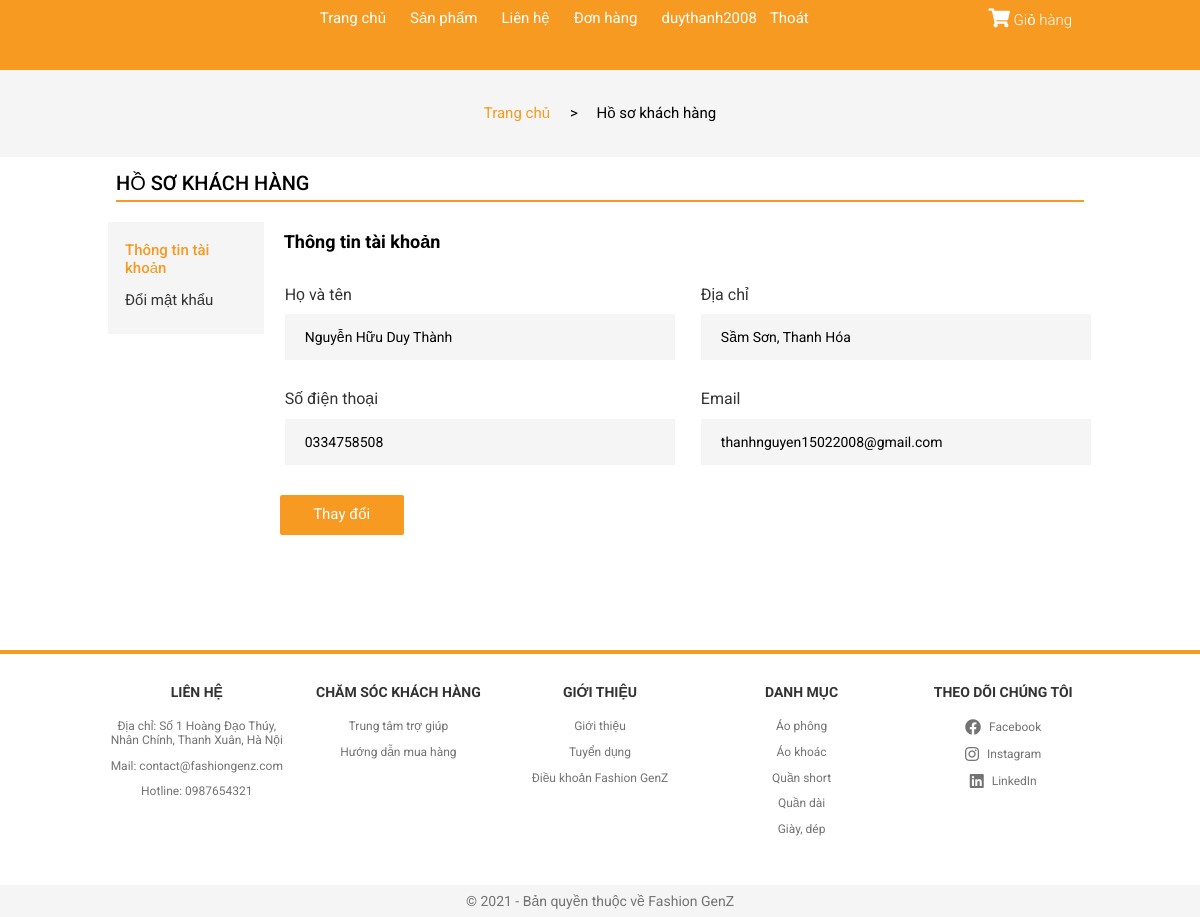
Page /?controller=thongtinkhachhang (signed in) on the earlier database version.
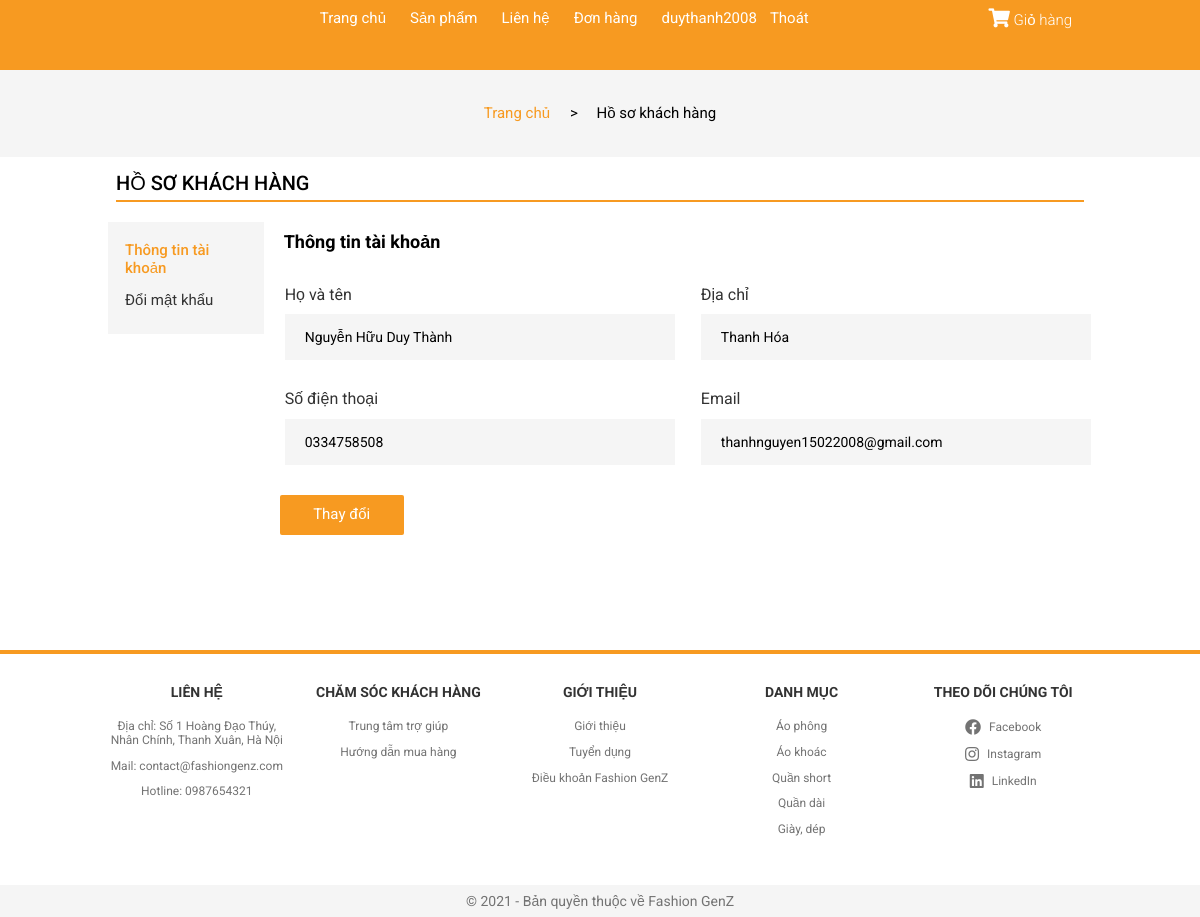
Same page on the later database version.
### tables this page shows
CREATE TABLE `user_info` (
  `id` int(11) NOT NULL,
  `username` varchar(50) DEFAULT NULL,
  `password` varchar(50) DEFAULT NULL,
  `fullname` varchar(100) DEFAULT NULL,
  `email` varchar(100) DEFAULT NULL,
  `phone` varchar(20) DEFAULT NULL,
  `address` varchar(200) DEFAULT NULL,
  `code` int(11) DEFAULT NULL
);

### Controller/C-thongtinkhachhang.php (called while the page is built, shortened)
<?php
    if(isset($_SESSION['customer'])){
        $user = $database->get('user_info', array('id'=>$_SESSION['customer']));
    }
    require_once './View/V-thongtinkhachhang.php';
?>

### Model/M-database.php (called while the page is built, shortened)
<?php
    class database{
        protected $conn= null;
        protected $host='localhost';
        protected $user='root';
        protected $pass='';
        protected $dbname='fashiongenz';
        public function connect(){
             $this->conn = new mysqli($this->host,$this->user,$this->pass,$this->dbname);
        }
        public function get($table,$condition=array()){
          $sql= "SELECT * FROM $table ";
          if(!empty($condition)){
               $sql.="WHERE";
               foreach ($condition as $key => $value){
                    $sql.= " $key = '$value' AND";
               }
               $sql= trim($sql,"AND");
          }
          $query = mysqli_query($this->conn, $sql);
          $result=array();
          if ($query){
               while ($row= mysqli_fetch_assoc($query)){
                    $result[]=$row;
               }
          }
          return $result;
     }
    }
?>

### View/V-thongtinkhachhang.php (the view, shortened to what the rows shown need)
<!DOCTYPE html>
<html lang="en">
<head>
    <link rel="stylesheet" href="./Assets/Css/grid.css">
    <link rel="stylesheet" href="./Assets/Css/responsive.css">
    <link rel="stylesheet" href="./Assets/Css/main.css">
    <link rel="stylesheet" href="./Assets/Css/base.css">
    <link rel="stylesheet" href="https://cdnjs.cloudflare.com/ajax/libs/normalize/8.0.1/normalize.min.css" />
    <link rel="stylesheet" href="./Assets/Fonts/fontawesome-free-5.15.3-web/css/all.min.css">
</head>
<body>
        <div class="app">
            <header class="header">
                <div class="grid wide">
                    <nav class="header__navbar">
                        <ul class="header__navbar-list hide-on-mobile-tablet">
                            <?php
                                if(isset($_SESSION['customer']) && $_SESSION['customer'] != NULL){
                            ?>
                            <li class="header__navbar-item">
                               <a href="?controller=thongtinkhachhang" style="margin-left: 12px;
                                                  text-decoration: none;
                                                  padding: 0 6px;
                                                  font-size: 1.5rem;
                                                  color: var(--white-color);"> <?php echo $user[0]['username']?></a><a href="?controller=dangxuat" style="margin-left: 1px;" class="header__navbar-link">Thoát</a>
                            </li>
                            <?php } ?>
                        </ul>
                    </nav>
                </div>
            </header>
            <div class="content">
                <div class="account">
                    <div class="grid wide">
                        <div class="account__info">
                            <div class="row sm-gutter">
                                <div class="col l-10 m-12 c-12">
                                    <div class="account-info__edit">
                                        <?php foreach ($user as $key => $value){?>
                                        <form action="#" method="post">
                                            <div class="row">
                                                <div class="col l-6 m-12 c-12">
                                                    <div class="account-info__form">
                                                        <label for="fullname" class="account-info__label">Họ và tên</label>
                                                        <input type="text" name="fullname" id="fullname" value="<?php echo $value['fullname']; ?>" class="account-info__input" placeholder="Họ và tên" class="account-info__input">
                                                    </div>
                                                    <div class="account-info__form">
                                                        <label for="phone" class="account-info__label">Số điện thoại</label>
                                                        <input type="text" name="phone" id="phone" value="<?php echo $value['phone']; ?>" placeholder="Số điện thoại" class="account-info__input" required>
                                                    </div>
                                                </div>
                                                <div class="col l-6 m-12 c-12">
                                                    <div class="account-info__form">
                                                        <label for="address" class="account-info__label">Địa chỉ</label>
                                                        <input type="text" name="address" id="address" value="<?php echo $value['address']; ?>" placeholder="Địa chỉ" class="account-info__input">
                                                    </div>
                                                    <div class="account-info__form">
                                                        <label for="email" class="account-info__label">Email</label>
                                                        <input type="email" name="email" id="email" value="<?php echo $value['email']; ?>" placeholder="Email" class="account-info__input" required>
                                                    </div>
                                                </div>
                                                <input type="submit" class="account-info__submit" name="edit" value="Thay đổi">
                                            </div>
                                        </form>
                                        <?php } ?>
                                    </div>
                                </div>
                            </div>
                        </div>
                    </div>
                </div>
            </div>
        </div>
</body>
</html>

Differences in the rows shown:
changed user_info "Nguyễn Hữu Duy Thành": address "Sầm Sơn, Thanh Hóa" → "Thanh Hóa"
